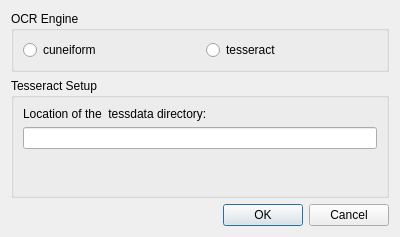
<?xml version="1.0" encoding="UTF-8"?>
<ui version="4.0">
 <class>ConfigDialog</class>
 <widget class="QDialog" name="ConfigDialog">
  <property name="geometry">
   <rect>
    <x>0</x>
    <y>0</y>
    <width>400</width>
    <height>237</height>
   </rect>
  </property>
  <property name="windowTitle">
   <string>Dialog</string>
  </property>
  <layout class="QHBoxLayout" name="horizontalLayout_4">
   <item>
    <layout class="QVBoxLayout" name="verticalLayout_2">
     <item>
      <widget class="QGroupBox" name="groupBox">
       <property name="title">
        <string>OCR Engine</string>
       </property>
       <layout class="QHBoxLayout" name="horizontalLayout_2">
        <item>
         <layout class="QHBoxLayout" name="horizontalLayout">
          <property name="spacing">
           <number>12</number>
          </property>
          <item>
           <widget class="QRadioButton" name="radioButton">
            <property name="text">
             <string>cuneiform</string>
            </property>
           </widget>
          </item>
          <item>
           <widget class="QRadioButton" name="radioButton_2">
            <property name="text">
             <string>tesseract</string>
            </property>
           </widget>
          </item>
         </layout>
        </item>
       </layout>
      </widget>
     </item>
     <item>
      <widget class="QGroupBox" name="groupBox_2">
       <property name="title">
        <string>Tesseract Setup</string>
       </property>
       <layout class="QHBoxLayout" name="horizontalLayout_3">
        <item>
         <layout class="QVBoxLayout" name="verticalLayout">
          <item>
           <widget class="QLabel" name="label">
            <property name="text">
             <string>Location of the  tessdata directory:</string>
            </property>
           </widget>
          </item>
          <item>
           <widget class="QLineEdit" name="lineEdit"/>
          </item>
          <item>
           <spacer name="verticalSpacer">
            <property name="orientation">
             <enum>Qt::Vertical</enum>
            </property>
            <property name="sizeHint" stdset="0">
             <size>
              <width>20</width>
              <height>40</height>
             </size>
            </property>
           </spacer>
          </item>
         </layout>
        </item>
       </layout>
      </widget>
     </item>
     <item>
      <widget class="QDialogButtonBox" name="buttonBox">
       <property name="orientation">
        <enum>Qt::Horizontal</enum>
       </property>
       <property name="standardButtons">
        <set>QDialogButtonBox::Cancel|QDialogButtonBox::Ok</set>
       </property>
      </widget>
     </item>
    </layout>
   </item>
  </layout>
 </widget>
 <resources/>
 <connections>
  <connection>
   <sender>buttonBox</sender>
   <signal>accepted()</signal>
   <receiver>ConfigDialog</receiver>
   <slot>accept()</slot>
   <hints>
    <hint type="sourcelabel">
     <x>248</x>
     <y>254</y>
    </hint>
    <hint type="destinationlabel">
     <x>157</x>
     <y>274</y>
    </hint>
   </hints>
  </connection>
  <connection>
   <sender>buttonBox</sender>
   <signal>rejected()</signal>
   <receiver>ConfigDialog</receiver>
   <slot>reject()</slot>
   <hints>
    <hint type="sourcelabel">
     <x>316</x>
     <y>260</y>
    </hint>
    <hint type="destinationlabel">
     <x>286</x>
     <y>274</y>
    </hint>
   </hints>
  </connection>
 </connections>
</ui>
